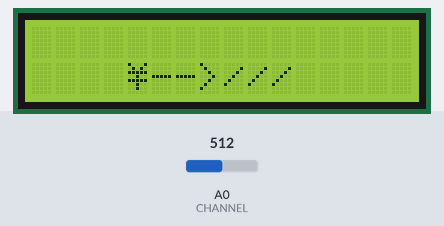
Recording of a sketch running on a simulated Arduino Uno, built with avr-gcc and run on an emulated ATmega328P. On the bench: 16×2 character LCD. The inputs (shaded band) are chosen by the test bench; at power-on: A0 (CHANNEL) = 512.

Above: at 0.29 s.
At 70.8 s:
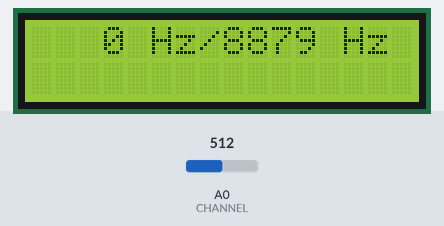
At 118.2 s:
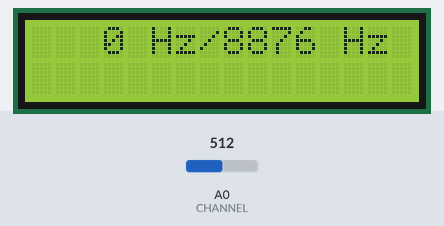

The sketch:

arduino-sound-analyser.ino
```cpp
#include <LiquidCrystal.h>
#include "arduinoFFT.h"

arduinoFFT FFT;

#define CHANNEL A0
const uint16_t samples = 128;

double vReal[samples];
double vImag[samples];

const int rs = 9, en = 10, d4 = 4, d5 = 5, d6 = 6, d7 = 7;
LiquidCrystal lcd(rs, en, d4, d5, d6, d7);

String padString(String str, int width) {
  int padding = width - str.length();

  // If padding is needed
  if (padding > 0) {
    // Add leading spaces
    for (int i = 0; i < padding; i++) {
      str = " " + str;
    }
  }
  return str;
}

void setup()
{
  ADCSRA |= (1 << ADPS2) | (1 << ADPS1) | (1 << ADPS0); // Set ADC prescaler to 128
  analogReference(INTERNAL);
  Serial.begin(115200);
  while(!Serial);
  lcd.begin(16, 2);
  byte b=B100000;
  for (int i = 0; i < 6; i++) {
    b |= 1 <<(5-i);
    byte ba[]={ b, b, b, b, b, b, b, b };
    lcd.createChar(i,ba );
  }
  lcd.print("   <<<<-->>>>");
  lcd.setCursor(0, 1);
  lcd.print("    \\\-->///");
}

long lastNativeFFTMillis=millis();
long lastRemoteFFTMillis=millis();
void loop()
{
  if( (millis() -lastNativeFFTMillis ) > 500)
  {
    unsigned long timeStart = micros();
    for(int i=0; i<samples; i++)
    {
        vReal[i] = analogRead(CHANNEL);
        vImag[i] = 0;
    }
    float samplingFrequency = 1000000.0 / ((micros() - timeStart) /(float)samples);

    FFT = arduinoFFT(vReal, vImag, samples, samplingFrequency);

    double x = FFT.MajorPeak();
    //Serial.println(padString(String((int)x),4)+" Hz/"+padString(String((int)samplingFrequency),4)+" Hz");
    lcd.setCursor(0, 0);
    lcd.print(padString(String((int)x),4)+" Hz/"+padString(String((int)samplingFrequency),4)+" Hz");
    lcd.setCursor(0, 1);
    printSlider(map(x, 0, samplingFrequency, 0, 96));

    lastNativeFFTMillis=millis();
  }

  if( (millis() -lastRemoteFFTMillis ) > 5)
  {

    if (Serial.available() > 1) {
      while(Serial.available() > 1)
        byte command = Serial.read();

      int rSampleSize=512;
      byte rSamples[rSampleSize];
      unsigned long timeStart = micros();
      for(int i=0; i<rSampleSize; i++)
      {
          rSamples[i]= analogRead(CHANNEL)/4;
      }
      unsigned long rSampleMicros=micros() - timeStart;

      for(int i=0; i<rSampleSize; i++)
      {
          Serial.write(rSamples[i]);
      }
      Serial.println(rSampleMicros);
    }

    lastRemoteFFTMillis=millis();
  }

}


void printSlider(int position) {
  lcd.setCursor(0, 1);
  for(int i=0;i<position/6;i++)
  {
    lcd.write(5);
  }
  lcd.write(position%6);
  for (int i = 1; i <= 15 - position/6; i++) {
    lcd.write(' ');
  }
}
```

Measured:
- what the display in image 1 shows lasts 0.5 s, from 70.8 s to 71.3 s
